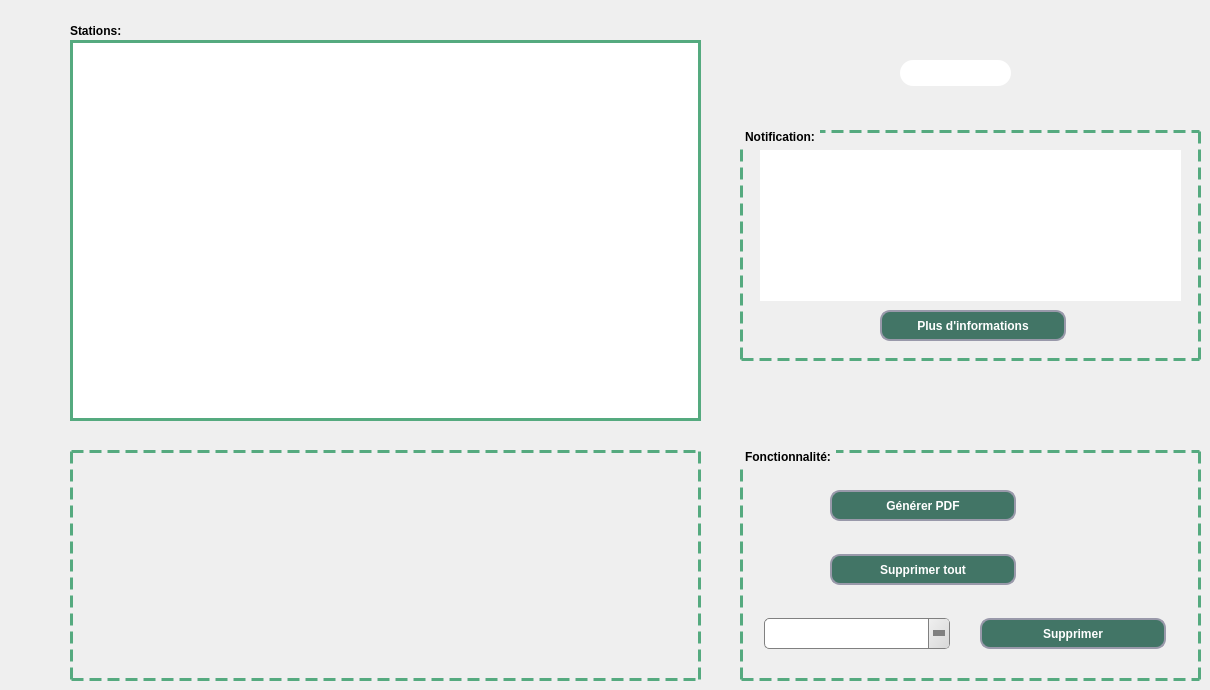
     <widget class="QWidget" name="afficher_station">
      <attribute name="title">
       <string>Afficher station</string>
      </attribute>
      <widget class="QLabel" name="label_7">
       <property name="geometry">
        <rect>
         <x>70</x>
         <y>450</y>
         <width>631</width>
         <height>231</height>
        </rect>
       </property>
       <property name="styleSheet">
        <string notr="true">
QLabel {
    border: 3px dashed rgb(85, 170, 127);
    margin-top: 1ex; /* leave space at the top for the title */
font: 10pt &quot;MS Shell Dlg 2&quot;;
}

</string>
       </property>
       <property name="text">
        <string/>
       </property>
       <property name="scaledContents">
        <bool>true</bool>
       </property>
      </widget>
      <widget class="QGroupBox" name="fonctionnalite">
       <property name="geometry">
        <rect>
         <x>740</x>
         <y>450</y>
         <width>461</width>
         <height>231</height>
        </rect>
       </property>
       <property name="styleSheet">
        <string notr="true">
QGroupBox {
    border: 3px dashed rgb(85, 170, 127);
    margin-top: 1ex; /* leave space at the top for the title */
font: 75 9pt &quot;MS Shell Dlg 2&quot;;
font-weight: bold;
}

QGroupBox::title {
    subcontrol-origin: margin;
    padding: 0 3px;
}
</string>
       </property>
       <property name="title">
        <string>Fonctionnalité:</string>
       </property>
       <widget class="QPushButton" name="pushButton_pdf">
        <property name="geometry">
         <rect>
          <x>90</x>
          <y>40</y>
          <width>186</width>
          <height>31</height>
         </rect>
        </property>
        <property name="styleSheet">
         <string notr="true">QPushButton{
 background: rgb(66, 117, 102);
border-radius:10px;
border-style:solid;
border-width:2px;
border-color:#9999aa;
color:white;
font: 75 9pt &quot;MS Shell Dlg 2&quot;;
font-weight: bold;
}
QPushButton:enabled{
 background-color: rgb(66, 117, 102);
color:white;
}

QPushButton:pressed{
 background-color: qlineargradient(spread:pad, x1:0.5, y1:0.0342727, x2:0.5, y2:1, stop:0 rgba(0, 255, 255, 255), stop:1 rgba(255, 255, 255, 255));
color:#fffffe;
}

QPushButton:hover:!pressed{
 background-color:   rgb(221,222,217);
color:#0c2f70;
}

QPushButton:disabled{
background-color:rgb(66, 117, 102);
color:#ffffff;
}</string>
        </property>
        <property name="text">
         <string>Générer PDF</string>
        </property>
       </widget>
       <widget class="QLabel" name="PDF">
        <property name="geometry">
         <rect>
          <x>20</x>
          <y>30</y>
          <width>51</width>
          <height>51</height>
         </rect>
        </property>
        <property name="autoFillBackground">
         <bool>false</bool>
        </property>
        <property name="text">
         <string/>
        </property>
        <property name="pixmap">
         <pixmap resource="iconn.qrc">:/ICON/331585408_556456159849722_8965214278401908655_n.png</pixmap>
        </property>
        <property name="scaledContents">
         <bool>true</bool>
        </property>
       </widget>
       <widget class="QPushButton" name="pushButton_suppt">
        <property name="geometry">
         <rect>
          <x>90</x>
          <y>104</y>
          <width>186</width>
          <height>31</height>
         </rect>
        </property>
        <property name="styleSheet">
         <string notr="true">QPushButton{
 background: rgb(66, 117, 102);
border-radius:10px;
border-style:solid;
border-width:2px;
border-color:#9999aa;
color:white;
font: 75 9pt &quot;MS Shell Dlg 2&quot;;
font-weight: bold;
}
QPushButton:enabled{
 background-color: rgb(66, 117, 102);
color:white;
}

QPushButton:pressed{
 background-color: qlineargradient(spread:pad, x1:0.5, y1:0.0342727, x2:0.5, y2:1, stop:0 rgba(0, 255, 255, 255), stop:1 rgba(255, 255, 255, 255));
color:#fffffe;
}

QPushButton:hover:!pressed{
 background-color:   rgb(221,222,217);
color:#0c2f70;
}

QPushButton:disabled{
background-color:rgb(66, 117, 102);
color:#ffffff;
}</string>
        </property>
        <property name="text">
         <string>Supprimer tout</string>
        </property>
       </widget>
       <widget class="QLabel" name="COR">
        <property name="geometry">
         <rect>
          <x>20</x>
          <y>95</y>
          <width>55</width>
          <height>51</height>
         </rect>
        </property>
        <property name="autoFillBackground">
         <bool>false</bool>
        </property>
        <property name="text">
         <string/>
        </property>
        <property name="pixmap">
         <pixmap resource="iconn.qrc">:/ICON/corbeille.png</pixmap>
        </property>
        <property name="scaledContents">
         <bool>true</bool>
        </property>
       </widget>
       <widget class="QPushButton" name="pushButton_supp">
        <property name="geometry">
         <rect>
          <x>240</x>
          <y>168</y>
          <width>186</width>
          <height>31</height>
         </rect>
        </property>
        <property name="styleSheet">
         <string notr="true">QPushButton{
 background: rgb(66, 117, 102);
border-radius:10px;
border-style:solid;
border-width:2px;
border-color:#9999aa;
color:white;
font: 75 9pt &quot;MS Shell Dlg 2&quot;;
font-weight: bold;
}
QPushButton:enabled{
 background-color: rgb(66, 117, 102);
color:white;
}

QPushButton:pressed{
 background-color: qlineargradient(spread:pad, x1:0.5, y1:0.0342727, x2:0.5, y2:1, stop:0 rgba(0, 255, 255, 255), stop:1 rgba(255, 255, 255, 255));
color:#fffffe;
}

QPushButton:hover:!pressed{
 background-color:   rgb(221,222,217);
color:#0c2f70;
}

QPushButton:disabled{
background-color:rgb(66, 117, 102);
color:#ffffff;
}</string>
        </property>
        <property name="text">
         <string>Supprimer</string>
        </property>
       </widget>
       <widget class="QComboBox" name="comboBox_id_2">
        <property name="geometry">
         <rect>
          <x>24</x>
          <y>168</y>
          <width>186</width>
          <height>31</height>
         </rect>
        </property>
        <property name="styleSheet">
         <string notr="true">QComboBox {
    background: qlineargradient(x1:0, y1:0, x2:1, y2:0,
        stop:0 #E1E1E1, stop: 0.4 #DDDDDD,
        stop: 0.5 #D8D8D8, stop: 1.0 #D3D3D3);
    border: 1px solid gray;
    border-radius: 5px;
    padding: 1px 18px 1px 3px;
}

QComboBox::drop-down {
    subcontrol-origin: padding;
    subcontrol-position: top right;
    width: 20px;
    border-left-width: 1px;
    border-left-color: gray;
    border-left-style: solid;
    border-top-right-radius: 3px;
    border-bottom-right-radius: 3px;
    background: qlineargradient(x1: 0, y1: 0, x2: 1, y2: 1, stop: 0 #f0f0f0, stop: 1 #d8d8d8);

}
QComboBox::down-arrow {
    width: 0;
    height: 0;
    border-style: solid;
    border-width: 6px 6px 0 6px;
    border-color: gray transparent transparent transparent;
}






QComboBox::hover {
    background: #d0d0d0;
}

QComboBox::pressed {
    background: #c8c8c8;
}</string>
        </property>
       </widget>
      </widget>
      <widget class="QLabel" name="label">
       <property name="geometry">
        <rect>
         <x>70</x>
         <y>20</y>
         <width>151</width>
         <height>21</height>
        </rect>
       </property>
       <property name="styleSheet">
        <string notr="true">QLabel{
font: 75 12pt &quot;MS Shell Dlg 2&quot;;
font-weight: bold;}</string>
       </property>
       <property name="text">
        <string>Stations:</string>
       </property>
      </widget>
      <widget class="QTableView" name="tableView_station">
       <property name="geometry">
        <rect>
         <x>70</x>
         <y>40</y>
         <width>631</width>
         <height>381</height>
        </rect>
       </property>
       <property name="styleSheet">
        <string notr="true">QHeaderView::section {
	font: 75 9pt &quot;MS Shell Dlg 2&quot;;
font-weight: bold;
	color:rgb(66,117,102);
    padding: 4px;
    border-style: solid ;
    border-bottom: 2px solid rgb(85, 170, 127) ;
    border-right: 2px solid rgb(85, 170, 127) ;
}
QScrollBar:horizontal {
    border: 2px solid grey;
    background: #3f7265;
    height: 15px;
    margin: 0px 20px 0 20px;
}
QScrollBar::handle:horizontal {
    background:rgb(238, 238, 238);
    min-width: 20px;
}
QScrollBar::add-line:horizontal {
    border: 2px solid grey;
    background: #3f7265;
    width: 20px;
    subcontrol-position: right;
    subcontrol-origin: margin;
}

QScrollBar::sub-line:horizontal {
    border: 2px solid grey;
    background: #3f7265;
    width: 20px;
    subcontrol-position: left;
    subcontrol-origin: margin;
}
QTableView {

    border: 3px solid rgb(85, 170, 127);
    inner-border: 3px dashed rgb(85, 170, 127);
    margin-top: 1ex; /* leave space at the top for the title */
font: 10pt &quot;MS Shell Dlg 2&quot;;
}

</string>
       </property>
      </widget>
      <widget class="QLineEdit" name="lineEdit">
       <property name="geometry">
        <rect>
         <x>900</x>
         <y>60</y>
         <width>111</width>
         <height>26</height>
        </rect>
       </property>
       <property name="styleSheet">
        <string notr="true">QLineEdit{
border-radius:13px;
border-style:solid;
border-width:0px;
border-color:#aaaaa;
font: 75 9pt &quot;MS Shell Dlg 2&quot;;
font-weight: bold;
}</string>
       </property>
      </widget>
      <widget class="QTableView" name="tableView_station2">
       <property name="geometry">
        <rect>
         <x>220</x>
         <y>90</y>
         <width>91</width>
         <height>131</height>
        </rect>
       </property>
      </widget>
      <widget class="QGroupBox" name="fonctionnalite_2">
       <property name="geometry">
        <rect>
         <x>740</x>
         <y>130</y>
         <width>461</width>
         <height>231</height>
        </rect>
       </property>
       <property name="styleSheet">
        <string notr="true">
QGroupBox {
    border: 3px dashed rgb(85, 170, 127);
    margin-top: 1ex; /* leave space at the top for the title */
font: 75 9pt &quot;MS Shell Dlg 2&quot;;
font-weight: bold;
}

QGroupBox::title {
    subcontrol-origin: margin;
    padding: 0 3px;
}
</string>
       </property>
       <property name="title">
        <string>Notification:</string>
       </property>
       <widget class="QPushButton" name="pushButton_info">
        <property name="geometry">
         <rect>
          <x>140</x>
          <y>180</y>
          <width>186</width>
          <height>31</height>
         </rect>
        </property>
        <property name="styleSheet">
         <string notr="true">QPushButton{
 background: rgb(66, 117, 102);
border-radius:10px;
border-style:solid;
border-width:2px;
border-color:#9999aa;
color:white;
font: 75 9pt &quot;MS Shell Dlg 2&quot;;
font-weight: bold;
}
QPushButton:enabled{
 background-color: rgb(66, 117, 102);
color:white;
}

QPushButton:pressed{
 background-color: qlineargradient(spread:pad, x1:0.5, y1:0.0342727, x2:0.5, y2:1, stop:0 rgba(0, 255, 255, 255), stop:1 rgba(255, 255, 255, 255));
color:#fffffe;
}

QPushButton:hover:!pressed{
 background-color:   rgb(221,222,217);
color:#0c2f70;
}

QPushButton:disabled{
background-color:rgb(66, 117, 102);
color:#ffffff;
}</string>
        </property>
        <property name="text">
         <string>Plus d'informations</string>
        </property>
       </widget>
       <widget class="QTextBrowser" name="textBrowser_2">
        <property name="geometry">
         <rect>
          <x>20</x>
          <y>20</y>
          <width>421</width>
          <height>151</height>
         </rect>
        </property>
        <property name="styleSheet">
         <string notr="true">QScrollBar:horizontal {
    border: 2px solid grey;
    background: #3f7265;
    height: 15px;
    margin: 0px 20px 0 20px;
}
QScrollBar::handle:horizontal {
    background:rgb(238, 238, 238);
    min-width: 20px;
}
QScrollBar::add-line:horizontal {
    border: 2px solid grey;
    background: #3f7265;
    width: 20px;
    subcontrol-position: right;
    subcontrol-origin: margin;
}

QScrollBar::sub-line:horizontal {
    border: 2px solid grey;
    background: #3f7265;
    width: 20px;
    subcontrol-position: left;
    subcontrol-origin: margin;
}
QTextBrowser {
    border: 0px solid rgb(85, 170, 127);
    inner-border: 3px dashed rgb(85, 170, 127);
    margin-top: 1ex; /* leave space at the top for the title */
font: 13pt &quot;MS Shell Dlg 2&quot;;
}

</string>
        </property>
       </widget>
      </widget>
      <widget class="QLabel" name="label_5">
       <property name="geometry">
        <rect>
         <x>890</x>
         <y>53</y>
         <width>171</width>
         <height>41</height>
        </rect>
       </property>
       <property name="styleSheet">
        <string notr="true"/>
       </property>
       <property name="text">
        <string/>
       </property>
       <property name="pixmap">
        <pixmap resource="iconn.qrc">:/ICON/331307335_580804193677575_966179827642562636_n.png</pixmap>
       </property>
       <property name="scaledContents">
        <bool>true</bool>
       </property>
       <property name="wordWrap">
        <bool>false</bool>
       </property>
      </widget>
      <zorder>tableView_station2</zorder>
      <zorder>label_7</zorder>
      <zorder>fonctionnalite</zorder>
      <zorder>label</zorder>
      <zorder>tableView_station</zorder>
      <zorder>fonctionnalite_2</zorder>
      <zorder>label_5</zorder>
      <zorder>lineEdit</zorder>
     </widget>
